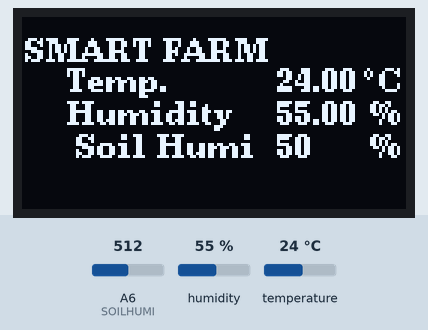
Bench run of a sketch on a simulated Arduino Nano, built with avr-gcc and run on an emulated ATmega328P. Shown: 128×64 one-colour display. Inputs (shaded band) come from the test bench; at power-on: humidity 55 %, A6 (SOILHUMI) = 512, temperature 24 °C.

Above: at 6.9 s.
7.0 s: humidity set to 22 %
At 10.4 s:
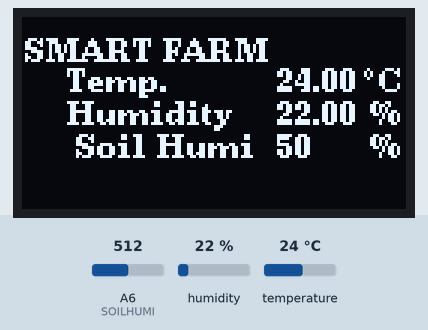
11.6 s: A6 (SOILHUMI) set to 716
At 13.5 s:
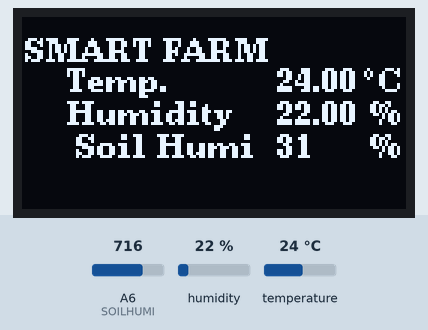
16.2 s: temperature set to 12 °C
At 19.7 s:
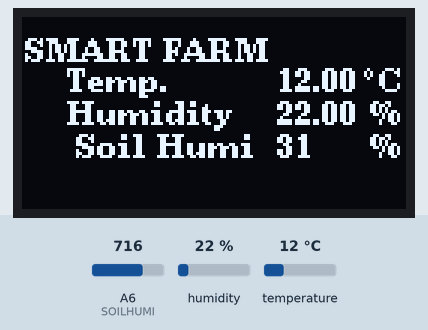
20.8 s: A6 (SOILHUMI) set to 900
At 22.8 s:
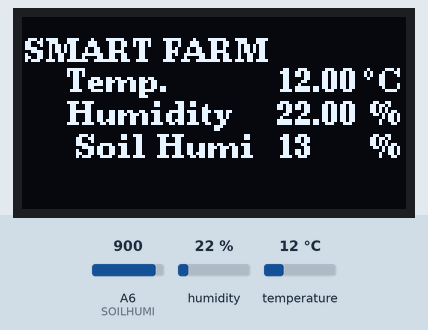
25.4 s: humidity set to 40 %
At 29.0 s:
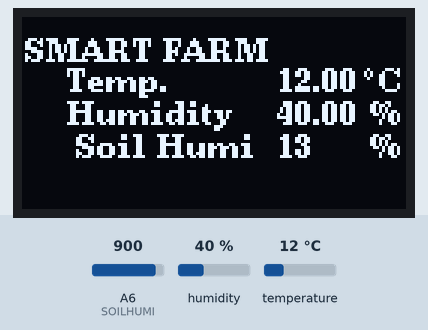
30.0 s: A6 (SOILHUMI) set to 1023
At 32.0 s:
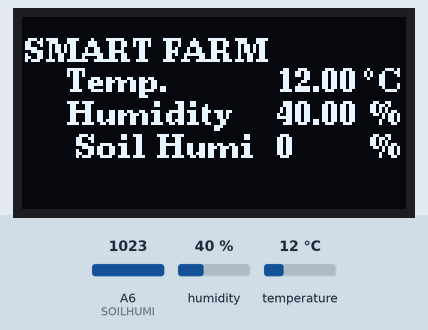
Timing chart, 0 to 33.5 s (numbered marks = the images above; inputs shaded):
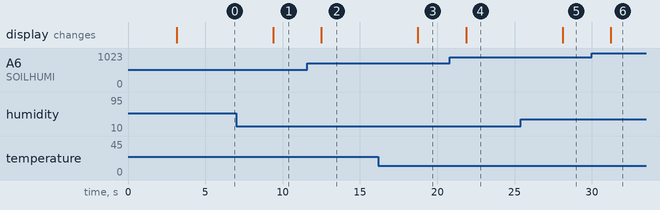

The sketch:

example_OLED_Soilhumidity.ino
```cpp
#include <U8g2lib.h>
#include "DHT.h"
#include "Adafruit_Sensor.h"
U8G2_SH1106_128X64_NONAME_F_HW_I2C u8g2(U8G2_R0, U8X8_PIN_NONE);

#define DHTPIN A1
#define DHTTYPE DHT22
#define SOILHUMI A6

DHT dht(DHTPIN, DHTTYPE);

uint32_t DataCaptureDelay = 3000; //ms
uint32_t DataCapture_ST = 0;

float Temp;
float Humi;
int Soilhumi = 0;

void setup() {
  // put your setup code here, to run once:
  Serial.begin(9600);
  dht.begin();
  pinMode(SOILHUMI, INPUT);
  u8g2.begin();

  DataCapture_ST = millis();
}

void loop() {
  // put your main code here, to run repeatedly:
  if ((millis() - DataCapture_ST) > DataCaptureDelay){
    Humi = dht.readHumidity();
    Temp = dht.readTemperature();
    Soilhumi = map(analogRead(SOILHUMI), 0, 1023, 100, 0);

    if (isnan(Humi)||isnan(Temp)||isnan(Soilhumi)){
      Serial.println(F("Failed to read from DHT sensor!"));
      return;
    }
    OLEDdraw();
    DataCapture_ST = millis();
  }
}

void OLEDdraw(){
  u8g2.clearBuffer();

  u8g2.setFont(u8g2_font_ncenB08_te);
  u8g2.drawStr(1, 15, "SMART FARM");

  u8g2.drawStr(15,25, "Temp.");
  u8g2.setCursor(85, 25);
  u8g2.print(Temp);
  u8g2.drawStr(114, 25, "\xb0");
  u8g2.drawStr(119, 25, "C");

  u8g2.drawStr(15, 36, "Humidity");
  u8g2.setCursor(85, 36); u8g2.print(Humi);
  u8g2.drawStr(116, 36, "%");

  u8g2.drawStr(15, 47, " Soil Humi");
  u8g2.setCursor(85, 47); u8g2.print(Soilhumi);
  u8g2.drawStr(116, 47, "%");

  u8g2.sendBuffer();
}
```

Measured:
- after the input at 7.0 s, the display: changes after 2.4 s (image 1)
- after the input at 11.6 s, the display: changes after 0.91 s (image 2)
- after the input at 16.2 s, the display: changes after 2.6 s (image 3)
- after the input at 20.8 s, the display: changes after 1.1 s (image 4)
- after the input at 25.4 s, the display: changes after 2.7 s (image 5)
- after the input at 30.0 s, the display: changes after 1.2 s (image 6)
